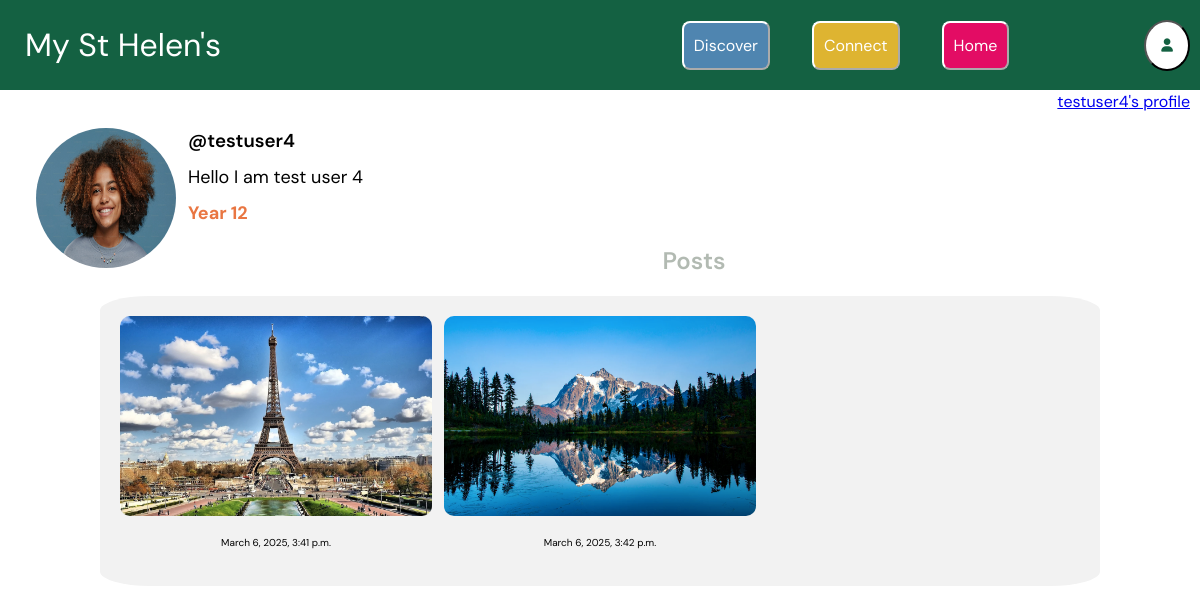
The app's page /profile/testuser4/ (signed in), older data.
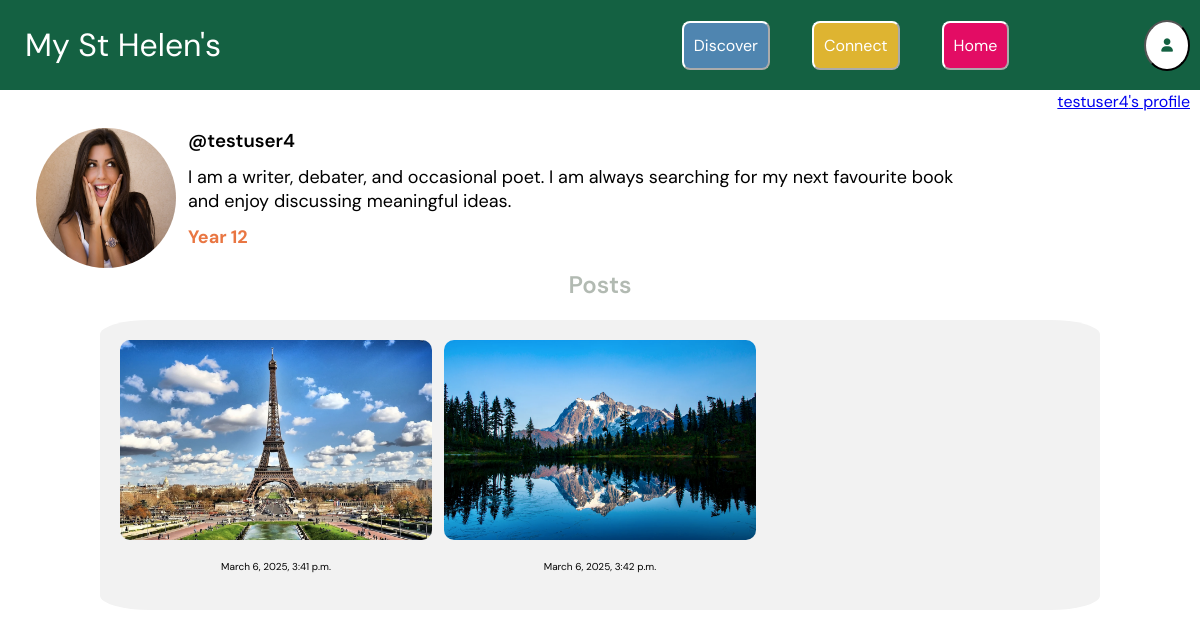
The same page, newer data.
### core/models.py (models this page shows, shortened)
class Profile(models.Model):
    user = models.ForeignKey(User, on_delete=models.CASCADE) #gets the user logged in
    bio = models.TextField(blank=True) #each profile should contain a bio
    profileimg = models.ImageField(upload_to='profile_images', default='blank_profile_image.png') #default profile image is blank
    YEAR_GROUP_CHOICES = [
        ('7', 'Year 7'),
        ('8', 'Year 8'),
        ('9', 'Year 9'),
        ('10', 'Year 10'),
        ('11', 'Year 11'),
        ('12', 'Year 12'),
        ('13', 'Year 13'),
    ] #tuple to give a drop down list of year group choices, as per Django's language
    year_group = models.CharField(max_length=7, choices=YEAR_GROUP_CHOICES, blank=True, null=True)

class Post(models.Model):
    id = models.UUIDField(primary_key=True, default=uuid.uuid4) #gives each post unique ID and makes this the primary key
    created_at = models.DateTimeField(default=datetime.now) #gives post a time created so they can be ordered
    image = models.ImageField(upload_to='post_images')
    caption = models.CharField(max_length=1500) #caption is validated by number of characters
    no_of_likes = models.IntegerField(default=0)
    user = models.ForeignKey(User, on_delete=models.CASCADE) #each post allocated to a user

### core/views.py (the view)
# urls.py: path("profile/<str:username>/", views.profileview, name="profile")
@login_required(login_url="login")
def profileview(request, username): #takes in the username of the user who's profile you want to see
    user_object = User.objects.get(username=username) #creates an object of that user
    user_profile = Profile.objects.get(user=user_object) #gets that user's profile
    user_posts = Post.objects.filter(user=user_object) #get all the posts posted by that user
    context = {
        "user_object": user_object,
        "user_profile": user_profile,
        "user_posts": user_posts,
    } #passes this code to the frontend for reference sake
    return render(request,'profile.html', context)

### templates/profile.html (shortened to what this page needs)
{% extends "base.html" %}
{% load static %}
{% block style %}
<link rel="stylesheet" href="{% static 'core/post_style.css' %}">
<link rel="stylesheet" href="{% static 'core/style.css' %}">
<link rel="stylesheet" href="{% static 'core/profile_style.css' %}">
<link rel="stylesheet" href="{% static 'core/nav.css' %}">
{% endblock %}
{% block content %}
<div class="topnav">
    <h1>My St Helen's</h1>
    <div class="button-container">
        <button class="button discoverbutton" onclick="window.location.href='/discover'">Discover</button>
        <button class="button connectbutton" onclick="window.location.href='/connect'">Connect</button>
        <button class="button homebutton" onclick="window.location.href='/'">Home</button>
        <button class="profileicon" onclick="window.location.href='/settings'"><i class ="fa-solid fa-user"></i></button>
    </div>
</div>
<div class ="topnav2">
    <p><a href="{% url 'profile' user.username %}"> {{user.username}}'s profile </a></p>
</div>
<div class="profile-container">
    <img src="{{ user_profile.profileimg.url }}" alt="Profile Image">
    <h3>@{{ user_object.username }}</h3>
    <p>{{ user_profile.bio }}</p>
    <p><span class="year-group">Year {{ user_profile.year_group }}</span></p>
</div>
<h2>Posts</h2>
<div class ="post-container">
    {% if user_posts %}
        {% for post in user_posts %}
            <div class="post-item">
                <img src="{{ post.image.url }}" alt="Post image">
                <p><span class="time-created">{{ post.created_at }}</span></p>
            </div>
            {% endfor %}
    {% else %}
        <p>No posts yet.</p>
    {% endif %}
</div>
{% endblock %}

### templates/base.html (shortened to what this page needs)
<!DOCTYPE html>
<html lang="en">
<head>
    {% load static %}
    <link rel="stylesheet" href="{% static 'core/style.css' %}">
    {% block style %} {% endblock %}
</head>
<body>
    {% block content %} {% endblock %}
</body>
</html>

### static/core/style.css (style rules this page uses)
h1 { color:#146344; font-family: 'DM Sans', sans-serif; text-align: center; font-weight: 600; font-size: xx-large; }
h2 { color:#acb5aced; font-family: 'DM Sans', sans-serif; text-align: center; font-weight: 600; font-size: x-large; }
h3 { color:black; font-family: 'DM Sans', Helvetica, sans-serif; text-align: center; font-style: italic; font-weight: 600; }
p { font-family: 'DM Sans', 'Helvetica', sans-serif; text-align: center; }

### static/core/profile_style.css (style rules this page uses)
.post-container { display: grid; grid-template-columns: repeat(3, 32.5%); gap: 1.25%; background-color: #f2f2f2; border-radius: 5%; margin-inline: auto; width: 80%; padding: 20px; }
.post-container img { width: 100%; height: 80%; border-radius: 10px; }
.post-container p { font-size: small; }
.post-container .time-created { font-size: x-small; }
.profile-container img { border-radius: 50%; margin-left: 3%; width: 140px; height: 140px; float: left; margin-right: 1% }
.profile-container h3, .profile-container p { font-style: normal; text-align: left; width: 80%; margin-bottom: 0%; margin-left: 10px; margin-top: 1%; }
.profile-container p { font-size:large; }
.profile-container .year-group { font-weight: bold; color:#e97642; }

### static/core/nav.css (style rules this page uses)
html, body { margin: 0; padding: 0; width: 100%; overflow-x: hidden; }
.topnav { display: flex; align-items: center; justify-content: space-between; background-color: #146142; width: 100%; position: fixed; top: 0; left: 0; right: 0; height: 90px; padding: 0 20px; z-index: 1000; }
.topnav .button-container { display: flex; gap: 10px; }
.topnav .profileicon { background-color: white; border-radius: 60%; color:#146142; padding: 15px; margin-right: 30px; margin-top: 11px; margin-bottom: 11px; }
.topnav .connectbutton { background-color:#deb431; border-color: white; border-radius: 8px; color: white; text-align: center; padding: 12px 10px; margin-right: 16px; margin-left: 16px; margin-top: 12px; margin-bottom: 12px; text-decoration: none; font-size: 16px; font-family: 'DM Sans', sans-serif; }
.topnav .discoverbutton { background-color:#4f85b0; border-color: white; border-radius: 8px; color: white; text-align: center; padding: 12px 10px ; margin-right: 16px; margin-left: 16px; margin-top: 12px; margin-bottom: 12px; text-decoration: none; font-size: 16px; font-family: 'DM Sans', sans-serif; }
.topnav .homebutton { float: right; background-color:#e30c64; border-color: white; border-radius: 8px; color: white; text-align: center; padding: 12px 10px; margin-right: 125px; margin-left: 16px; margin-top: 12px; margin-bottom: 12px; text-decoration: none; font-size: 16px; font-family: 'DM Sans', sans-serif; }
.topnav h1 { font-family: 'DM Sans', sans-serif; font-weight:400; float: left; margin-left: 5px; color: white }
.topnav2 p { font-family: 'DM Sans', sans-serif; color: black; text-align: right; font-size: 16px; margin-right: 10px; padding-top: 75px; padding-bottom: 0%; }

Row changes from the older to the newer data that the page shows:
changed Profile: profileimg: a different picture; bio "Hello I am test user 4" → "I am a writer, debater, and occasional poet. I am always searching for my next favourite book and enjoy discussing meaningful ideas."
